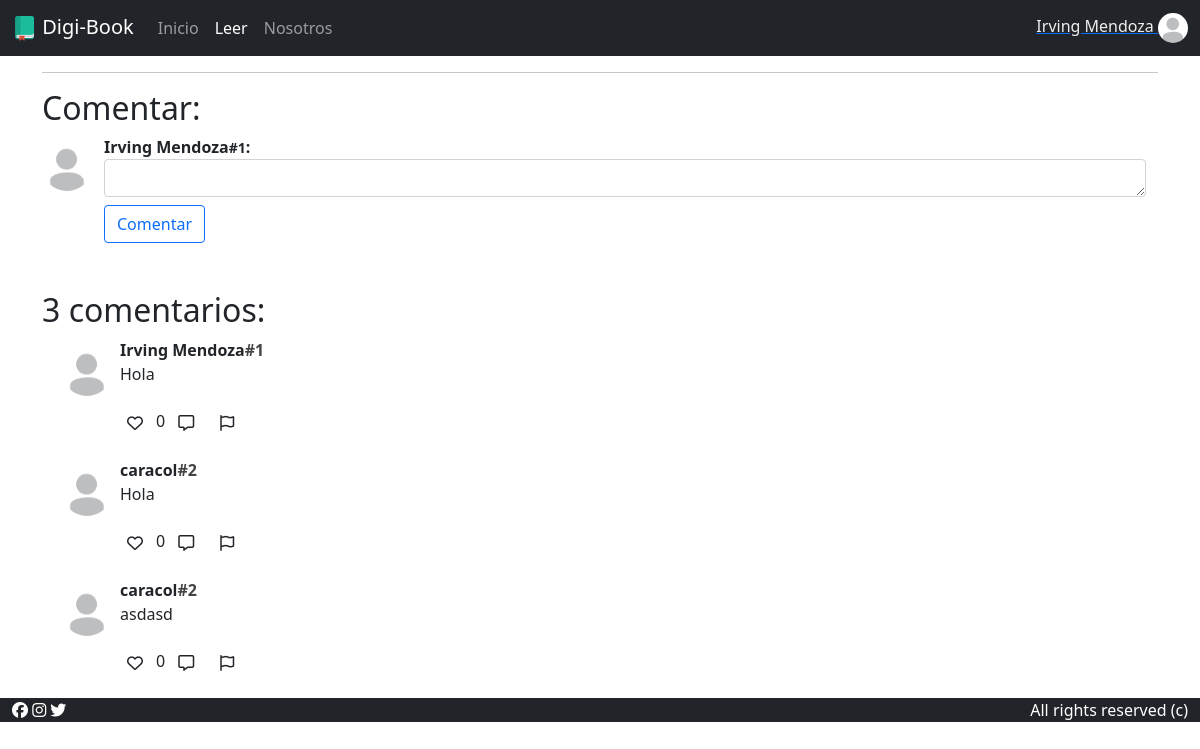
The app's page /text.php?id=2 (signed in) with its own data.
### tables this page shows
CREATE TABLE `comentario` (
  `id` int(11) NOT NULL AUTO_INCREMENT,
  `id_user` int(11) NOT NULL,
  `id_article` int(11) NOT NULL,
  `content` text NOT NULL,
  `coment_date` date NOT NULL,
  `reports` smallint(6) DEFAULT '0',
  PRIMARY KEY (`id`),
  KEY `id_user` (`id_user`),
  KEY `id_article` (`id_article`),
  CONSTRAINT `comentario_ibfk_1` FOREIGN KEY (`id_user`) REFERENCES `usuario` (`id`),
  CONSTRAINT `comentario_ibfk_2` FOREIGN KEY (`id_article`) REFERENCES `articulo` (`id`)
);

CREATE TABLE `usuario` (
  `id` int(3) NOT NULL AUTO_INCREMENT,
  `email` varchar(60) NOT NULL,
  `username` varchar(40) NOT NULL,
  `image` varchar(400) DEFAULT 'assets/img/profile.jpg',
  `password` varchar(500) NOT NULL,
  PRIMARY KEY (`id`)
);

### public/text.php (the view, shortened to what this page needs)
<?php
    include("../app/db.php");
    $articleID = $_GET["id"];
    include("components/header.php");
?>
<div class="container">
    <hr>
    <section class="coments-section">
        <?php
            if(isset($_SESSION["username"])){ ?>
                <div class="conatiner coment-form mb-5">
                    <form action="../app/comentar.php?id=<?=$articleID?>" method="POST" id="user-coment">
                        <label for="coment" class="h2 block">Comentar: </label>
                        <div class="d-flex">
                            <div class="align-self-center">
                                <img src="<?=$_SESSION["image"]?>" alt="" class="profile-coment-c">
                            </div>
                            <div class=" container-fluid">
                                <div class="coment-info">
                                    <strong><?=$_SESSION["username"]?><small>#<?=$_SESSION["id"]?></small>: </strong>
                                </div>
                                <textarea name="coment" id="coment-txt" width="100%" class="form-control coment-area" rows="1"></textarea>
                            </div>
                        </div>
                        <input type="submit" name="comentar" value="Comentar" class="btn btn-outline-primary btn-comentar mt-2">
                    </form>
                </div>
            <?php } else { ?>
                <div class="container center-text">
                    <a href="login.php" rol="button" class="btn btn-success block">Ingresa para comentar</a>
                </div>
            <?php }
        ?>
        <div class="coment-box-c ">
            <?php
                $query = $conn->prepare("SELECT * FROM COMENTARIO WHERE id_article=$articleID");
                $query ->  execute();
                $response = $query -> fetchAll(PDO::FETCH_OBJ);
                $comentsNum = $query -> rowCount();
                ?>
            <h2 id="comentarios"><span><?=$comentsNum?></span> comentarios: </h2>
            <?php
                if($comentsNum > 0){
                        foreach($response as $item){
                            $comentID = $item -> id;
                            $comentUserID = $item -> id_user;
                            $query = $conn->prepare("SELECT username, image FROM USUARIO WHERE id=$comentUserID");
                            $query -> execute();
                            $res = $query -> fetchAll();
                            $comentUsername = $res[0][0];
                            $comentImage = $res[0][1];
                            $comentContentOutFormat = $item -> content;
                            $comentContent = str_replace("\n", "<br>", $comentContentOutFormat);
                            $query = $conn->prepare("SELECT * FROM likes where id_coment = '$comentID'");
                            $query -> execute();
                            $liked = 0;
                            $comentLikes = $query -> rowCount();
                            ?>
                            <div class="comment-item container-fluid mb-3">
                                <div class="d-flex">
                                    <div class="align-self-center m-2">
                                        <img src="<?=$comentImage?>" alt="" class="profile-coment-c">
                                    </div>
                                    <div class="coment-content">
                                        <div class="coment-info">
                                            <strong><?=$comentUsername?><span style="color: #444;">#<?=$comentUserID?></span></strong>
                                        </div>
                                        <div class="coment-txt">
                                            <?=$comentContent?>
                                        </div>
                                    </div>
                                </div>
                                <div class="coment-interactions d-flex" data-coment-id="<?=$comentID?>" data-liked="<?php if($liked == 1) {
                                            echo "true";
                                        }  else {
                                            echo "false";
                                        } ?>">
                                    <span class="coments-likes">
                                        <button class="btn like" type="button" data-bs-toggle="tooltip" data-bs-placement="bottom" title="Me gusta"><i class="<?php if($liked == 1) {
                                            echo "fas fa-heart";
                                        }  else {
                                            echo "far fa-heart"  ;
                                        } ?>"></i></button><span><?=$comentLikes?></span>
                                    </span>
                                    <span class="coments-responses">
                                        <a class="btn response" href="#user-coment" role="button" data-bs-toggle="tooltip" data-bs-placement="bottom" title="Responder"><i class="far fa-comment-alt"></i></a>
                                    </span>
                                    <span class="coments-report">
                                        <button class="btn report" type="button" data-bs-toggle="tooltip" data-bs-placement="bottom" title="Reportar"><i class="far fa-flag"></i></button>
                                    </span>
                                </div>
                            </div>
                        <?php
                        }
                    }
            ?>
        </div>
    </section>
</div>
<?php include("components/footer.php")?>

### public/styles/styles.css (style rules this page uses)
:root { --padding-image-coments: 50px; }
.profile-coment-c { width: var(--padding-image-coments); height: var(--padding-image-coments); border-radius: 100%; object-fit: cover; }
.coment-interactions { padding-left: var(--padding-image-coments); margin-left: 10px; }
.btn-comentar { margin-left: calc(var(--padding-image-coments) + 12px); }
.block { display: block; }

### records on screen
comentario: id_user.image (placeholder picture), id_user.username "Irving Mendoza", id_user "1", content "Hola", comentLikes "0"
comentario: id_user.image (placeholder picture), id_user.username "caracol", id_user "2", content "Hola", comentLikes "0"
comentario: id_user.image (placeholder picture), id_user.username "caracol", id_user "2", content "asdasd", comentLikes "0"

### other values on screen
$_SESSION["username"] "Irving Mendoza"
$_SESSION["id"] "1"
$comentsNum "3"
